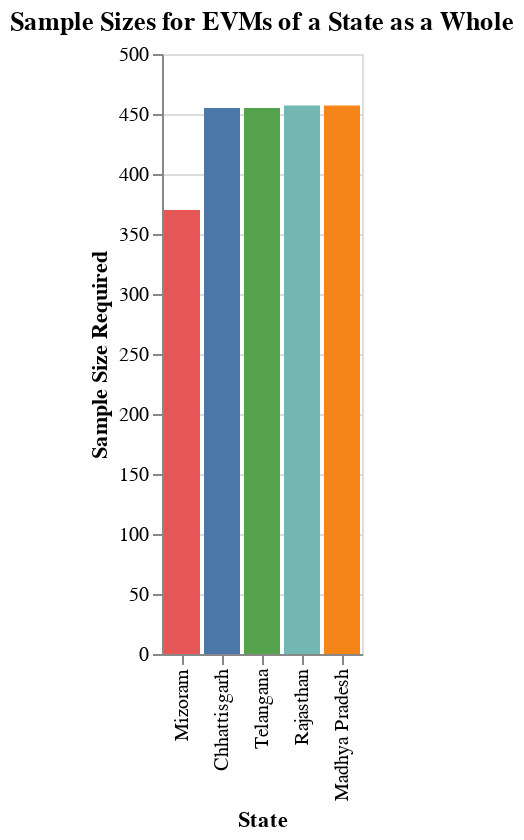

The notebook cell this image was saved under:
### Markdown cell above
*EVMs used in a State as a whole as ‘population’:*

### Code cell
# Define the data for the chart
data = pd.DataFrame({
    'State': ['Mizoram', 'Chhattisgarh', 'Telangana', 'Rajasthan', 'Madhya Pradesh'],
    'Population Size': [1164, 23672, 32574, 51796, 65341],
    'Sample Size Required': [370, 455, 455, 457, 457],
    'Sampling Fraction': [31.79, 1.92, 1.40, 0.88, 0.70],
    'Average EVMs per AC': [10, 5, 4, 2, 2],
    'Failure Probability': [0.656, 0.403, 0.301, 0.133, 0.099]
})

# Define the chart
chart = alt.Chart(data).mark_bar().encode(
    x=alt.X('State', sort=None),
    y='Sample Size Required',
    color=alt.Color('State', legend=None),
    tooltip=['Population Size', 'Sample Size Required', 'Sampling Fraction', 'Average EVMs per AC', 'Failure Probability']
).properties(
    title='Sample Sizes for EVMs of a State as a Whole'
)

# Display the chart
chart

### Figure 1 — Vega-Lite specification as saved in the notebook (floating-point values rounded to 4 significant figures)
{"config": {"view": {"continuousWidth": 400, "continuousHeight": 300}}, "data": {"name": "data-327163404919beb7bb45bccb62622b16"}, "mark": "bar", "encoding": {"color": {"field": "State", "legend": null, "type": "nominal"}, "tooltip": [{"field": "Population Size", "type": "quantitative"}, {"field": "Sample Size Required", "type": "quantitative"}, {"field": "Sampling Fraction", "type": "quantitative"}, {"field": "Average EVMs per AC", "type": "quantitative"}, {"field": "Failure Probability", "type": "quantitative"}], "x": {"field": "State", "sort": null, "type": "nominal"}, "y": {"field": "Sample Size Required", "type": "quantitative"}}, "title": "Sample Sizes for EVMs of a State as a Whole", "$schema": "https://vega.github.io/schema/vega-lite/v4.17.0.json", "datasets": {"data-327163404919beb7bb45bccb62622b16": [{"State": "Mizoram", "Population Size": 1164, "Sample Size Required": 370, "Sampling Fraction": 31.79, "Average EVMs per AC": 10, "Failure Probability": 0.656}, {"State": "Chhattisgarh", "Population Size": 23672, "Sample Size Required": 455, "Sampling Fraction": 1.92, "Average EVMs per AC": 5, "Failure Probability": 0.403}, {"State": "Telangana", "Population Size": 32574, "Sample Size Required": 455, "Sampling Fraction": 1.4, "Average EVMs per AC": 4, "Failure Probability": 0.301}, {"State": "Rajasthan", "Population Size": 51796, "Sample Size Required": 457, "Sampling Fraction": 0.88, "Average EVMs per AC": 2, "Failure Probability": 0.133}, {"State": "Madhya Pradesh", "Population Size": 65341, "Sample Size Required": 457, "Sampling Fraction": 0.7, "Average EVMs per AC": 2, "Failure Probability": 0.099}]}}
